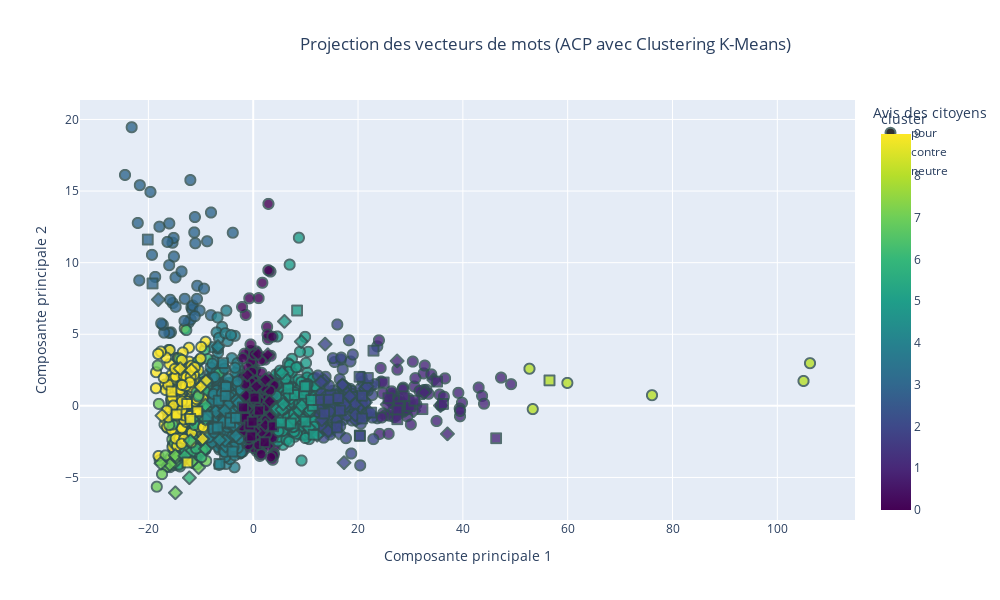

Source (notebook cell):
### Code cell
import plotly.express as px
from sklearn.decomposition import PCA
from sklearn.preprocessing import StandardScaler
from sklearn.cluster import KMeans

# Normalisation des vecteurs
scaler = StandardScaler()
vectors_normalized = scaler.fit_transform(proposition_vectors)

# Réduction des vecteurs à 2 dimensions (ACP)
pca = PCA(n_components=2)
word_vectors_2d = pca.fit_transform(vectors_normalized)

# Appliquer le clustering K-Means
n_clusters = 10  
kmeans = KMeans(n_clusters=n_clusters, random_state=42)
cluster = kmeans.fit_predict(vectors_normalized)
data['cluster'] = cluster

# Préparer les données pour le graphique
df1 = pd.DataFrame(word_vectors_2d, columns=['PC1', 'PC2'])
df1['propositions'] = data['Proposition']  # Ajouter les propositions correspondantes
df1['cluster'] = cluster
df1['cluster'] = kmeans.labels_  # Ajouter les labels des clusters
df1['vote'] = data['Catégorie']
df1['proposition_vectors'] = data['mean_vector']
# Créer le graphique interactif
fig = px.scatter(
    df1, 
    x='PC1', 
    y='PC2',
    symbol = 'vote',
    color='cluster',  # Utiliser les clusters pour la coloration
    hover_name='propositions',  # Afficher le mot lors du survol
    title="Projection des vecteurs de mots (ACP avec Clustering K-Means)",
    labels={'PC1': 'Composante principale 1', 'PC2': 'Composante principale 2','vote':'Avis des citoyens'},
    color_continuous_scale='Viridis',  # Choisir une palette de couleurs
    category_orders={"cluster": [str(i) for i in range(n_clusters)]},
    width = 1000,
    height = 600
)

# Personnaliser les points
fig.update_traces(marker=dict(size=10, opacity=0.8, line=dict(width=2, color='DarkSlateGrey')))

# Ajouter un titre pour la légende des clusters
fig.update_layout(
    title_x=0.3  # Centrer le titre
)


# Afficher le graphique
fig.show()

#df1.to_csv("D:/Gbaki 2A/Projet statistique/propositions_clusters.csv", index=False)

### Figure 1 — Plotly figure (JSON) as saved in the notebook; plotly's stock layout.template omitted (floating-point values rounded to 4 significant figures; data arrays with more than 128 entries replaced by an {"elided": "..."} marker saying what was removed)
{"data": [{"hovertemplate": "<b>%{hovertext}</b><br><br>Avis des citoyens=pour<br>Composante principale 1=%{x}<br>Composante principale 2=%{y}<br>cluster=%{marker.color}<extra></extra>", "hovertext": {"elided": "1736 str values"}, "legendgroup": "pour", "marker": {"color": {"elided": "1736 int values"}, "coloraxis": "coloraxis", "line": {"color": "DarkSlateGrey", "width": 2}, "opacity": 0.8, "size": 10, "symbol": "circle"}, "mode": "markers", "name": "pour", "showlegend": true, "type": "scattergl", "x": {"elided": "1736 float values"}, "xaxis": "x", "y": {"elided": "1736 float values"}, "yaxis": "y"}, {"hovertemplate": "<b>%{hovertext}</b><br><br>Avis des citoyens=contre<br>Composante principale 1=%{x}<br>Composante principale 2=%{y}<br>cluster=%{marker.color}<extra></extra>", "hovertext": ["Il faut raccourcir les vacances scolaires pour introduire des activités culturelles et sportives", "Il faut un remboursement total ou partielle des licences de sport par la sécurité social ", "Il faut transformer 3h de travail (sur les 35h) en 3h de sport obligatoire au travail", "Il faut interdire les JO qui sont profondément discriminants : les billets et logements sont hors de prix pour la majorité des gens", "Il faut être obligé d'adhérer à une association pendant les études (sportive, artistique...) et s'inspirer des usa", "Il faut faciliter l'accès au clubs et associations en remboursant par la sécurité sociale et les mutuelles les abonnements ou licences", "Il faut instaurer des heures de sport obligatoires dans les entreprises.", "Il faut une prise en charge par la sécurité sociale des adhésions dans les clubs et associations sportives avec un contrôle de présence", "Il faut que cela soit rembourser au moins en partie, par le sécurité sociale, ou une aide conséquente par l'employeur", "Il faut le rendre obligatoire à l'école, après la classe : 1 heure par jour a minima. Et idem pour les adultes après le travail ", "Il faudrait que les smartphones se bloquent après une heure d'utilisation et se débloquent après 10 minutes d'activité.", "Il faut annuler les JO et utiliser l'argent pour des équipements de proximité et des encadrants payés correctement", "Il faut des clubs gratuits. ", "Il faut interdire les jeux olympiques : c’est polluants et réservés à une élite bourgeoise. ", "Il faut faciliter l'accès aux clubs ou associations sportives en remboursant par la sécurité sociale et les mutuelles les abonnements", "Il faut imposer sur les 35 heures qu’il y ait une heure de sport financé par les employeurs sur le temps de travail.", "Il faut que les entreprises, associations, sociétés, etc. rendent obligatoire une activité sportive 30 minutes par jour", "Il faut s’inspirer du système militaire avec la mise en place de la pratique sportive sur le temps de travail.", "Il faut rembourser par la CPAM les inscriptions à des clubs de sport. Des personnes sportives sont des personnes en meilleur santé", "Il faut une participation financière pour ceux qui font leurs trajets quotidiens a vélo (sauf VAE car ils bénéficient déjà d'aide a l'achat)", "Il faut récompenser financièrement les Français qui font 10 000 pas/jour système points, tickets ciné resto etc ou à partir d'un nbre de pas", "Il faut rendre le sport obligatoire. 2H/semaine payées par l'Etat via carte numérique activable à partir de 30 min sport.", "Il faut rendre les activités physiques remboursées par la sécurité sociale.", "Il faut mettre en place un échauffement matinal physique tous les matins pour toutes la population", "Il faut démocratiser la pratique sportive sur les lieux de travail des gens en instaurant une pause de 2h entre midi et deux.", "Il faut des écrans publicitaires ou l’on peut voir défiler diverses pratiques sportives, leurs bienfaits, sous fond musical, dans la rue. ", "Il faut initier la mise en forme collective dans les entreprises, le matin avant de prendre son poste et le soir avant de partir", "Il faut 1 abonnement gratuit/an à un club de sport ou d'activité physique de son choix.", "Il faut passer à des semaines de 32h et à des week-ends de 3 jours", "Il faut empêcher les gens de travailler dimanche et ouvrir les installations sportives pour la pratique du sport", "Il faut pouvoir payer son ticket de bus en faisant 20 squats, comme à Cluj (Roumanie) ? Bus gratuit pour les personnes handicapées/âgées.", "Il faut pour les emplois non physiques une heure de sport le matin avant la prise de poste.", "Il faut que les massages (chinois, thaï) puissent être pris en charge au même titre que l'ostéopathie. Bénéfique pour la récupération/stress", "Il faut construire dans tous les quartiers urbains et villages des piscines publiques naturelles, dans des serres végétales, à eau recyclée", "Il faut développer des \"cours de sport en plein air nocturnes\" avec des équipements lumineux.", "Il faut à partir de 40 ans une participation de la sécurité sociale pour une pratique sportive dans un club", "Il faut élargir massivement les possibilités de nager en site naturel toute l’année et en accès libre (lacs, canaux, etc.).", "Il faut allier salle de sports et jeux vidéos, rendre cela ludique !", "Il faut initier les français aux jeux sportifs en réalité virtuelle et équiper les établissements de type EPHAD.", "Il faut rémunérer les sportifs qui participent à des événements de promotion du sport dans les communes ou les régions", "Il faut renforcer les incitations aux pratiques sportives pour la santé par un crédit d'impôts plafonné pour l'emploi d'un coach", "Il faut que les collectivités financent des coachs qui aident les familles volontaires à améliorer leur comportement (activité, repas…).", "Il faut retirer les parkings de dépose des enfants proches écoles-collèges, pour redonner l'autonomie des déplacements à pieds ou vélo.", "Il faut stopper les jeux olympiques, c'est une hérésie !", "Il faut que ce soit obligatoire pour les enfant de 5 à 12 ans d'être inscrit dans une association afin de pratiquer une activité physique", "Il faut sacraliser le sport au collège et lycée, avec un coef fort et noter la performance autant que la démonstration d'esprit d'équipe.", "Il faut moins de restriction vestimentaire pour les pratiques en compétition tant que cela nuit pas à la discipline elle même ex : voile", "Il faut une application qui permettrait de gagner du temps d’écran en échange d’activité physique que les parents programmeraient. ", "Il faut créer des créneaux horaires réservés aux activités sportives dans les parcs.", "Il faut que le coup de l'activité sportive puisse être prise en charge/remboursée par l'employeur, la sécurité sociale", "Il faut arrêter de confondre sport et activité physique, l'un est une absurdité délétère, l'autre est indispensable.", "Il faut obliger chaque club à avoir une équipe handisport pour chaque activité", "Il faut supprimer/diminuer les remboursements des médicaments des personnes qui pourraient se soigner grâce à l'activité physique.", "Il faut valoriser les notes des élèves sportifs (extra-scolaire) afin de motiver les autres à la pratique régulière d’un sport en fédération", "Il faut proposer aux magasins de sport des rayons pour des articles de pratique sportive, promotion permanente annuelle", "Il faut la rendre obligatoire afin de beneficier de soins médicaux", "Il faut des collaborations avec des influenceurs pour promouvoir un mode de vie actif.", "Il faut créer des défis sportifs basés sur les réseaux sociaux pour encourager la participation en ligne et hors ligne.", "Il faut rendre les inscriptions gratuites dans les clubs de sport en compensant cette gratuité par des subventions publiques", "Il faut que les éducateurs sportifs soient remboursés par la sécurité sociale.", "Il faut proposer un prix littéraire pour récompenser les livres pour apprendre un sport ou pour avoir une activité physique.", "Il faut inciter fiscalement à prendre un coach sportif personnel", "Il faut permettre aux employeurs de payer mieux ceux qui sont actifs en sport que les sédentaires.Des employés en forme sont plus avantageux", "Il faut donner une place aux transidentités au sein du sport et intégrer ce sujet dans l’ensemble des réflexions liées au sport", "Il faut payer une nounou aux familles monoparentales pour libérer du temps au parent pour pratiquer une activité sportive, 1fois par semaine", "Il faut interdire tous les véhicules à moteur et supprimer des places de parking dans les centres villes pour inciter les citoyens à marcher", "Il faut faire des zones défis au travail: chaise contre le mur, panier basket...", "Il faut taxer lourdement les loisirs statiques (jeux vidéo, streaming etc) pour inciter à choisir des loisirs sportifs, et financer ceux ci.", "Il faut inscrire la pratique d’une activité physique quotidienne dans la Constitution", "Il faut mettre en place des programmes de réalité virtuelle pour découvrir de nouveaux sports.", "Il faut faire dans les rues et les parcs des sortes de chasses aux trésors et collecter ainsi des bons de reductions, places de concerts...", "Il faut interdire les jeux olympiques, surtout en France.", "Il faut créer des bornes de pointage dans les villes pour la marche à pied mesurant les distances et encourageant les progrès", "Il faut rendre gratuits les places aux JO pour les licenciés", "Il faut imposer à l’entreprise du sport dans le temps de travail ! Il faut accepter de déjeuner en travaillant pour libérer la pause !", "Il faut donner une prime CPAM en proportion du nombre d’heures de sport mensuelles. Grâce à une appli gérée par le ministère de la Santé", "Il faut lever l’interdiction du port du voile dans les fédérations françaises", "Il faut en faire un campagne national : faire des affiches géantes avec des personnes saines physiquement", "Il faut supprimer du vocabulaire le mot sport qui correspond à un abrutissement et le remplacer par activité physique.", "Il faut que les dirigeants montrent l'exemple : médiatiser les activités sportives des politiques, journalistes et autres personnalités", "Il faut pénaliser les déplacements courts en voiture.", "Il faut encourager l'installation d'une innovation : la première machine à café qui fait tapis de course", "Il faut proposer un apéro sportif après un footing entre proches et voisins", "Il faut réduire le volume des retransmissions des sports dans les medias (tv, radio, internet) pour ne pas figer les auditeurs chez eux", "Il faut mettre en place des jeux vidéo interactifs qui récompensent les activités physiques réelles.", "Il faut que les flashmobs se généralisent et deviennent les nouvelles façons de prendre l'apéritif après le travail.", "Il faut interdire l’arrêt et le stationnement à moins d’un kilomètre des établissements scolaires.", "Il faut du temps et par conséquent favoriser un 100% télétravail", "Il faut changer les équipes de haut niveau et les membres des fédérations dès lors qu’il n’y a eu aucune qualification olympique", "Il faut vérifier le passif judiciaire des jeunes qui accèdent à sport études notamment pour le football.", "Il faut supprimer les cotisations obligatoires des fédérations sportives.", "Il faut favoriser les réunions non formelles au sein de l'entreprise en invitant les conjoints pour des thés ou dîners dansants.", "Il faut interdire les sports non écologiques comme le ski et la formule 1", "Il faut que tout le monde prennent des trotinettes ou des vélos électriques c'est bon pour la planète.", "Il faut offrir 1 ou 2 jours de CP, payés par l’Etat, à qui le souhaite, pendant les JO, pour regarder les épreuves et susciter des vocations", "Il faut interdire toutes les demandes de certificats médicaux que ce soit pour les clubs, les professionnels et les compétitions.", "Il faut augmenter les cotisations sociales de ceux qui ne s'inscrive dans aucun sport. ", "Il faut augmenter le prix des carburants pour inciter à aller à pied (au moins partiellement). Pas à vélo! A pied!", "Il faut augmenter les cotisations sociales des non-sportifs. Ils coutent plus cher à la sécu, c'est à eux de payer.", "Il faut adopter un chien ça fera à minima 45 minutes de marche 3 fois par jour", "Il faut pouvoir exclure tout membre d’une fédération qui n’est pas au résultat et éviter qu’il reprenne sa place", "Il faut réduire le nombre d'arrêt de bus en ville pour obliger la marche, un pour 500m semble juste.", "Il faut inciter les Français à s'équiper de montres connectées pour les stimuler à bouger et atteindre des (petits) objectifs quotidiens.", "Il faut encourager les garçons à s'inscrire dans un club de football ou de rugby."], "legendgroup": "contre", "marker": {"color": [2, 2, 1, 5, 1, 7, 6, 7, 4, 6, 4, 4, 7, 9, 7, 6, 4, 0, 0, 0, 2, 0, 7, 4, 0, 5, 4, 7, 0, 9, 4, 6, 2, 0, 9, 4, 2, 2, 2, 5, 5, 0, 5, 9, 6, 2, 0, 4, 0, 7, 6, 5, 2, 4, 5, 2, 6, 5, 9, 7, 0, 4, 4, 4, 6, 2, 2, 0, 6, 5, 5, 9, 4, 0, 0, 2, 5, 6, 1, 5, 5, 1, 2, 1, 2, 5, 1, 2, 5, 2, 5, 5, 1, 0, 5, 5, 4, 3, 0, 4, 2, 0, 0, 2], "coloraxis": "coloraxis", "line": {"color": "DarkSlateGrey", "width": 2}, "opacity": 0.8, "size": 10, "symbol": "diamond"}, "mode": "markers", "name": "contre", "showlegend": true, "type": "scattergl", "x": [22.16, 17.32, 27.46, 11.47, 25.57, -15.0, -9.054, -10.43, -5.265, -9.571, -3.292, -3.199, -14.62, -9.021, -14.88, -8.626, -5.587, -1.371, 1.582, 0.9373, 19.48, 3.122, -14.86, -5.36, -1.115, 7.728, -2.97, -11.73, 3.545, -10.0, -2.627, -9.113, 19.56, 1.845, -17.4, -6.445, 12.5, 13.1, 17.02, 4.301, 10.33, 0.1772, 9.172, -13.93, -13.05, 18.41, 1.08, -3.708, 0.6612, -15.88, -12.18, 10.62, 14.3, -5.705, 4.487, 21.35, -11.56, 7.232, -9.664, -17.61, 2.828, -7.149, -4.78, -5.444, -9.106, 13.53, 12.91, -1.298, -12.0, 6.044, 8.77, -11.83, -6.738, -1.352, 2.983, 21.4, 12.21, -9.121, 37.06, 10.81, 5.953, 34.45, 17.42, 30.6, 16.31, 6.885, 35.72, 13.71, 4.499, 21.72, 5.461, 5.483, 32.62, 2.78, 9.27, 5.734, -3.297, -18.1, 2.343, -2.769, 13.96, 2.324, 0.6155, 19.49], "xaxis": "x", "y": [-0.4586, -3.968, 3.137, 0.5542, 0.09477, -3.949, -0.2086, -4.307, -2.813, -0.8196, -1.296, 0.382, -3.587, 1.739, -3.463, -0.6625, -0.9205, 0.7095, -1.813, 3.624, 0.1258, 0.3193, -6.067, -2.414, 2.148, -0.944, -0.8092, -3.898, -0.6196, 1.332, -0.1493, -3.002, -0.9855, 1.36, -0.682, -2.388, -0.146, -0.9744, 1.471, -0.2395, -0.3461, -1.747, 4.486, 2.601, -3.494, 0.679, -0.4509, -1.391, -0.6739, -4.098, -5.019, -1.526, -1.748, -1.142, -0.3602, 1.207, -0.9208, 0.5356, -2.312, -4.012, -2.805, -0.3983, 0.09906, -0.3363, -0.9157, 1.765, 1.657, -0.1826, -2.429, -0.1599, -0.3185, 2.499, 4.141, -0.8291, 1.912, 0.2531, -2.047, 0.0448, -1.956, -0.3002, 5.899, 1.814, 0.09732, -0.3369, -1.895, 0.7554, 0.02129, 4.315, -0.1947, 1.356, -0.2646, 2.309, 0.9283, 3.573, 0.01311, 0.1314, -2.098, 7.419, -1.348, 0.2045, 0.6959, 1.826, 1.35, -0.6268], "yaxis": "y"}, {"hovertemplate": "<b>%{hovertext}</b><br><br>Avis des citoyens=neutre<br>Composante principale 1=%{x}<br>Composante principale 2=%{y}<br>cluster=%{marker.color}<extra></extra>", "hovertext": ["Il faut créer des challenges sportifs tous les mois et une compétition entre participants ce qui motivera encore plus.", "Il faut proposer des \"flash mobs sportifs\" dans les lieux publics pour encourager la spontanéité.", "Il faut interdire aux mairies de fermer un gymnase aux heures de nuit uniquement pour économiser de l’électricité !", "Il faut que les profs de sport officient dans les clubs ! Le sport scolaire se concentre sur les enfants ne faisant pas (encore) de sport.", "Il faut développer des activités physiques douces : yoga de chaise, et aide financière pour vélo d'appartement", "Il faut aller au boulot en velo", "Il faut créer le ministère de la culture populaire, qui intègrera aussi l'APSA Activité Physique Sportive Artistique, différente de l'EPS.", "Il faut inventer les apéros sportifs ! On se retrouve dans une ambiance conviviale avec des voisins et proches autour d’une collation", "Il faut reconnaître les coachs sportifs ou coach en nutrition comme des professionnels de santé", "Il faut un sport axé sur la communauté où ses membres sont impliqués dans les décisions, favorisant plus de démocratie participative", "Il faut un centre \"thermal\" accessible dans chaque département pour les personnes âgées ou ayant des douleurs avec des kinés", "Il faut éviter volontairement de se faire aider dans la mesure du possible et s'obliger à faire soi-même pour entretenir son corps.", "Il faut que le double projet d'un.e SHN soit réellement pris en compte par les DTN et CTN", "Il faut régulièrement évaluer les actions des CTN", "Il faut que les SHN listés aient les mêmes avantages notamment dans les Creps (accès aux services médicaux et psycho)", "Il faut faciliter la vie de nos SHN au collège prévoir des heures prof pour le rattrapage après compétition. ", "Il faut faire la promotion d'applications comme HelloSport.", "Il faut soutenir les applications comme weward et surtout que l'état propose une application du style car - de gens dans les hôpitaux.", "Il faut proposer des APPN dans toutes les écoles et pas seulement au sein des QPV pour faire aimer le sport de plein air", "Il faut que le département puisse payer les entraîneurs en fonction du nombre de licenciés (ce qui en entraînera une hausse)", "Il faut voir qu'il y a l'offre tremplin strict à 11 séances en Maison Sport Santé. Mais une PMR à vie n'a pas accès à un sport normal après.", "Il faut lutter contre l'insuffisance de financement pérenne des MSS afin de sécuriser leur modèle éco déjà très fragilisé par l'offre privée", "Il faut donner une note de difficultés d'une activité physique et du niveau. Cela existe pour des activités comme le trekking.", "Il faut renforcer les MSS car elles ont l'obligation de sensibiliser et promouvoir l'activité physique. Promouvoir une nouvelle culture", "Il faut tracer simplement sur le sol les lignes délimitant les terrains de sport de tous les sports olympiques pour faire du air-sport.", "Il faut faire payer le montant des adhésions à un club sportif (en Sport Adapté, en sport loisirs ou en Sport compétition)", "Il faut créer sur les montres connectées une activité \"Trajet sans voiture\" qui compte la distance totale parcourue et aussi les pas.", "Il faut être plus présent dans les salles", "Il faut modifier les conditions d’accès aux fonctions d’entraîneurs de haut niveau et non plus laisser le statut de la fonction publique", "Il faut prendre exemple sur l’Education Scolaire qui est mise en place aux États unis sur le sport.", "Il faut pouvoir traiter des demandes en activité physique qui n'ont pas trouvé d'offre.", "Il faut promouvoir les activités connectées", "Il faut non un cours de tennis des tables de ping-pong, moins onéreux et plus ludique", "Il faut mettre à disposition une fiche simple indiquant la chronologie pour la création d'une association sport santé", "Il faut que les EAPAS, Enseignants en Activité Physique Adaptée de Santé Licence et Master STAPS APAS soient conventionnés.", "Il faut accompagner la structuration, l’outillage et la montée en compétences des organisations de l’écosystème", "Il faut aider financièrement le SHN afin de lui permettre de se déplacer sur les compét et d'assurer son avenir ", "Il faut systématiser la conduite de mesures d’impacts des projets et des politiques sportives, pour objectiver les bénéfices pour la société", "Il faut une compétition mondiale pour réunir les peuples sur une ville sur cette belle planète tout en respectant notre terre", "Il faut voir du coté des \"Contrat Local de Santé\" portés pas les Communautés de communes et l'ARS", "Il faut imposer un principe clair de subsidiarité des compétences entre les différents acteurs institutionnels du sport", "Il faut des spots publicitaires pour tout public.", "Il faut intégrer 1 journée collective sport obligatoire au sein de chaque fonction publique et autres administrations ", "Il faut utiliser les applications mobiles qui permettent de mettre les amateurs en relation. ex : l’application « Potesport »", "Il faut un outil moderne et géré pour démocratiser le privilège d'assister à ce rendez-vous sportif des J.O. Des professionnels aussi.", "Il faut des structures nationales au fonctionnement moins coûteux et plus adaptées aux besoins de formation de cadres en régions.", "Il faut communiquer sur l'existence de l'enseignant en activité physique adaptée, profession spécifique à la pratique physique et la santé.", "Il faut développer les séances de sport par internet, qu'on puisse les faire avec des amis en direct, ou ensuite en différé: c'est top !", "Il faut nécessairement rendre les activités physiques plus attrayantes en les fusionnant avec des activités artistiques, par exemple.", "Il faut que l'animation des activités physiques adaptées de santé soit associée à la médiation culturelle et scientifique.", "Il faut soutenir des applications comme Smatchy qui aident à rendre le sport pour tous accessibles gratuitement", "Il faut permettre aux parents d’initier leurs enfants aux sports sans les clubs ou fédérations. Juste pouvoir louer l’espace ou terrain.", "Il faut créer des \"parcours sportifs mystères\" où les participants découvrent l'activité au dernier moment.", "Il faut ouvrir des campus universitaires", "Il faut encourager les filles à s'inscrire dans un club de football ou de rugby.", "Il faut couvrir le plus grand nombre de terrains de pétanque pour permettre cette activité ludique et intergénérationnelle toute l'année !", "Il faut créer un groupe de même niveau qui se motive les uns les autres ...", "Il faut développer et encourager le concept de \"Walking meeting\" dans les secteurs où il peut être mis en place.", "Il faut créer des associations pour les personnes intéressées et faire des publicités sur la télé et sur les réseaux sociaux", "Il faut organiser des compétitions sportives par tranches d'âges entre villes puis entre départements et enfin entre régions.", "Il faut leur dire que ça éveille en nous des substances naturelles au moins aussi puissantes que toutes les drogues ou alcools réunis", "Il faut aménager des latrines à proximité des lieux de passage piétons et des deux roues.", "Il faut que chaque acteur public puisse analyser son budget et créer un budget primitif sensible au genre dans le sport", "Il faut que les clubs de sport pour les enfants ne proposent plus de créneaux le mercredi mais le soir et le weekend", "Il faut construire des praticables couverts pour favoriser la pratique ensemble de pratiques artistiques.", "Il faut couvrir le maximum de terrains de sport ,y compris pour la pétanque, quand le foncier est rare  (pour les jours de pluie)", "Il faut pratiquer un sport collectivement  jusqu'à 90 ans dans chaque quartier ou village. ", "Il faut offrir avantages fiscaux, financiers (impôts, mutuelles...) proportionnels aux gains dont la société profite de la part des sportifs", "Il faut proposer plus de jeux de piste comme les mozaïques space invaders, pokemon, geocaching..."], "legendgroup": "neutre", "marker": {"color": [1, 9, 1, 0, 4, 3, 0, 8, 4, 5, 5, 5, 1, 1, 2, 0, 2, 5, 4, 5, 9, 5, 5, 0, 5, 5, 2, 2, 0, 4, 4, 2, 5, 0, 9, 2, 2, 1, 2, 4, 2, 1, 4, 2, 1, 0, 4, 5, 4, 2, 4, 9, 1, 1, 1, 0, 9, 0, 2, 5, 1, 2, 9, 2, 4, 1, 4, 2, 3], "coloraxis": "coloraxis", "line": {"color": "DarkSlateGrey", "width": 2}, "opacity": 0.8, "size": 10, "symbol": "square"}, "mode": "markers", "name": "neutre", "showlegend": true, "type": "scattergl", "x": [25.8, -12.61, 27.83, 3.788, -5.198, -20.12, -0.3744, 56.53, -4.324, 8.372, 9.947, 11.36, 32.28, 27.5, 12.5, -1.612, 14.72, 7.919, -7.569, 9.676, -14.63, 6.657, 11.53, 2.2, 10.18, 5.251, 21.88, 15.96, -1.948, -4.409, -6.784, 20.33, 7.173, -0.7234, -12.57, 14.43, 20.77, 36.22, 20.3, -8.738, 22.51, 27.49, -3.3, 16.22, 35.08, 1.113, -3.955, 9.845, -6.433, 20.37, -6.592, -10.67, 28.73, 24.9, 29.89, -0.1111, -15.59, 0.2516, 20.8, 11.06, 46.35, 22.95, -12.01, 13.55, -5.772, 30.73, -5.261, 16.55, -19.21], "xaxis": "x", "y": [0.5344, 0.1362, -0.03345, -1.429, 1.311, 11.61, -2.132, 1.78, -0.8616, 6.659, -1.1, 0.004959, -0.2295, -0.3126, 0.4144, -0.8364, 0.7127, 0.7633, -1.603, 0.8438, -0.5989, 1.211, -2.016, -2.536, 1.398, -1.166, 1.949, -1.508, -0.1076, -1.167, -1.503, -2.072, -1.223, -1.361, -3.95, 0.4275, 0.7051, 0.1327, 2.032, -0.7257, -0.4713, -0.9351, -0.8321, 0.5402, 1.698, -0.325, -3.191, 1.361, -4.049, -2.097, 0.3652, -0.3769, 0.6719, 1.629, -0.01622, -1.104, 1.002, 0.5724, -0.8769, 0.4083, -2.261, 3.852, -0.9039, -0.5303, 2.985, 0.3597, 0.6959, -0.3242, 8.55], "yaxis": "y"}], "layout": {"coloraxis": {"colorbar": {"title": {"text": "cluster"}}, "colorscale": [[0, "#440154"], [0.1111, "#482878"], [0.2222, "#3e4989"], [0.3333, "#31688e"], [0.4444, "#26828e"], [0.5556, "#1f9e89"], [0.6667, "#35b779"], [0.7778, "#6ece58"], [0.8889, "#b5de2b"], [1, "#fde725"]]}, "height": 600, "legend": {"title": {"text": "Avis des citoyens"}, "tracegroupgap": 0}, "title": {"text": "Projection des vecteurs de mots (ACP avec Clustering K-Means)", "x": 0.3}, "width": 1000, "xaxis": {"anchor": "y", "domain": [0, 1], "title": {"text": "Composante principale 1"}}, "yaxis": {"anchor": "x", "domain": [0, 1], "title": {"text": "Composante principale 2"}}}}
